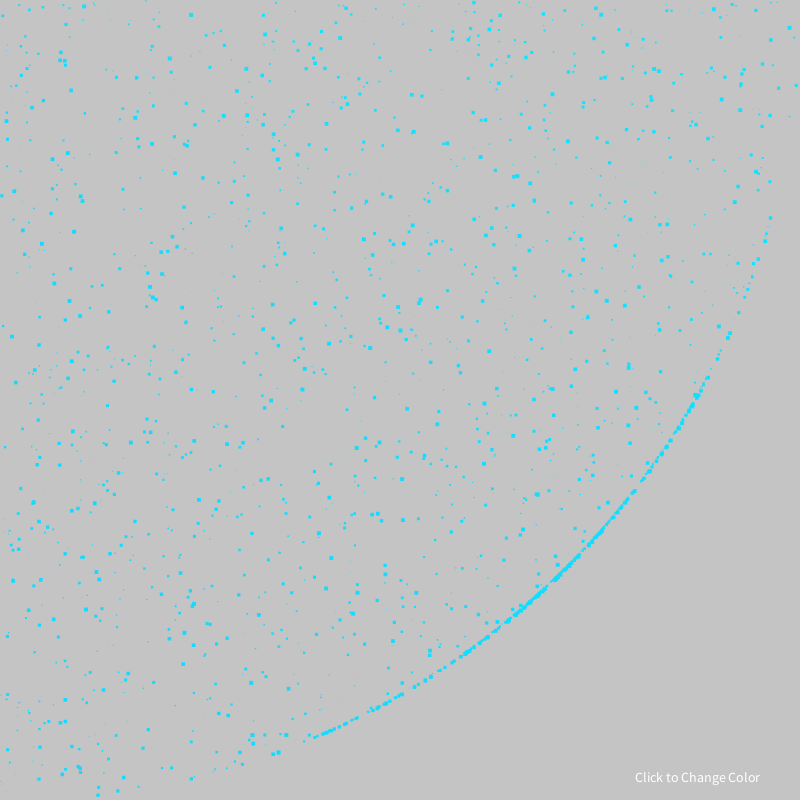
Frame 1 (no input)
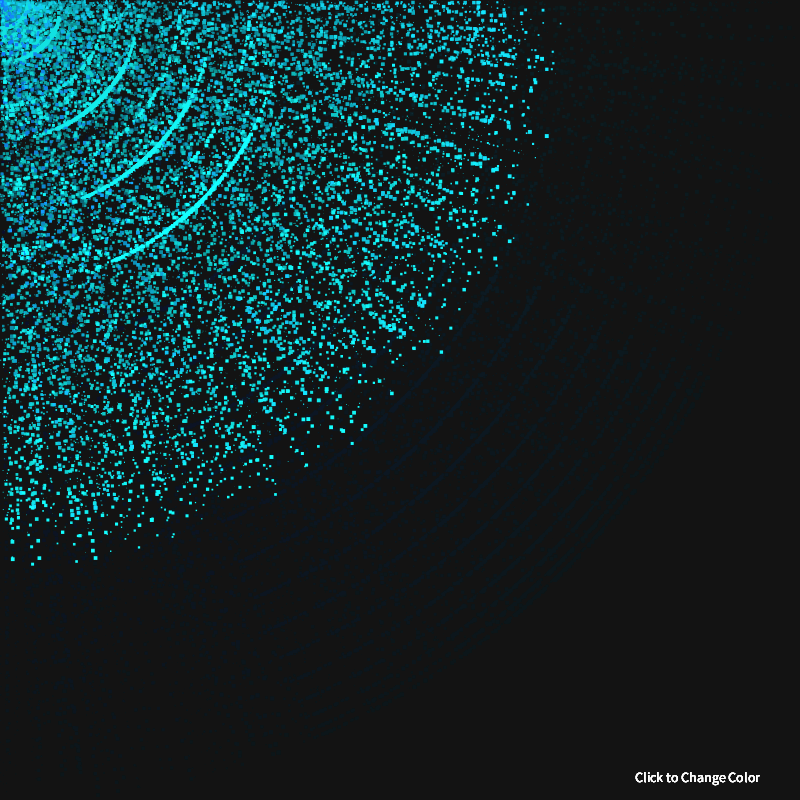
Frame 60 (the mouse pressed at the canvas centre just before this capture)
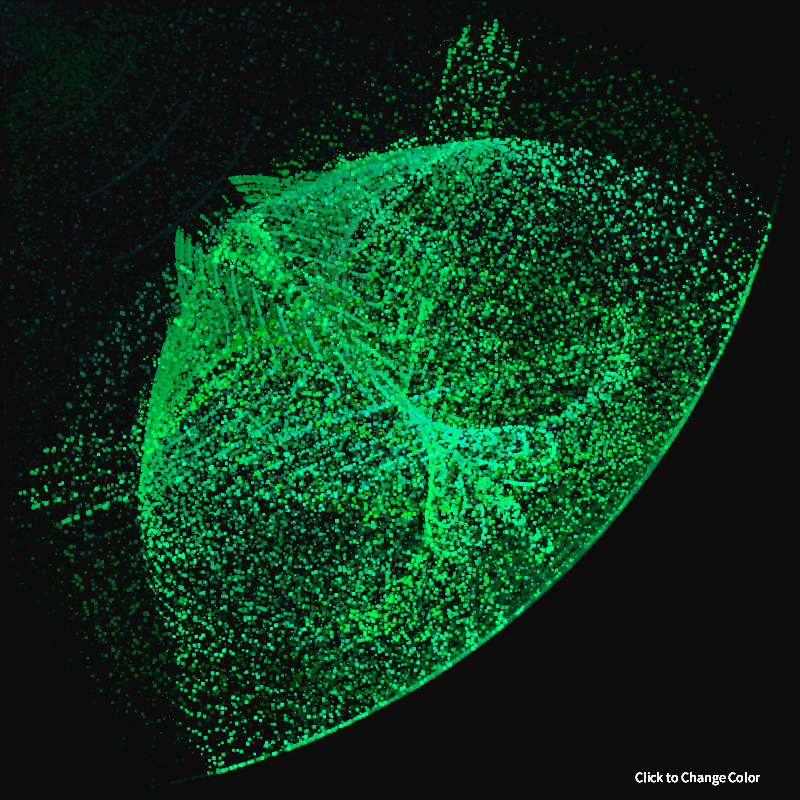
Frame 120 (the mouse held since frame 60 and released just before this capture)

The Processing sketch that drew these frames (run headless with seeded random() and noise(); from frame 60 on, the mouse is pressed at the canvas centre):

// Processing sketch: processing_173217
// ── processing_173217.pde

class NoiseWalker {

  int V = 0;
  int C = 0;
  float SIZE = random(0.001, 4);
  float time = random(0, 1000);
  PVector location = new PVector(0, 0);
  PVector velocity = new PVector(0, 0);
  PVector acceleration = new PVector(0, 0);
  PVector lastVect = new PVector(0, 0);

  NoiseWalker() {
    location.x = random(0, width);
    location.y = random(0, height);
  }

  void edges() {
    if (location.x <= 0 || location.x >= width) {
      velocity.x = -velocity.x;
    } else if (location.y <= 0 || location.y >= height) {
      velocity.y = -velocity.y;
    }
  }

  void ColorCount() {
    if (C <= 254) {
      C += 1;
    } else {
      C = 0;
    }
  }

  void render() {
    V += 1;
    time += 0.045;
    ColorCount();

    //acceleration.x += map(sin(noise(time)), 0, 1, -120, 120);
    //acceleration.y += map(noise(time), 0, 1, -120, 120);
    acceleration.limit(0.5);

    PVector mouse = new PVector(mouseX, mouseY);
    mouse.sub(location);
    //mouse.setMag(0.5);
    mouse.normalize();
    //mouse.mult(0.5);
    //mouse.setMag(1.5);
    acceleration = mouse;

    acceleration.add(mouse);
    acceleration.add(mouse);
    acceleration.add(mouse);

    //acceleration.mult(0.2);

    // Lower Magnitude in Acc makes Higher Viscocity
    acceleration.normalize();
    acceleration.mult(199);
    //acceleration.setMag(199);
    acceleration.limit(1.45);

    velocity.add(acceleration);
    velocity.add(acceleration);
    velocity.add(acceleration);
    location.add(velocity);

    location.limit(width);
    //location.limit(height);

    //edges();
    float cvalx = map(velocity.x, -60, 60, 0, 255);
    float cvaly = map(velocity.y, -60, 60, 0, 255);
    PVector test = PVector.div(velocity, cvaly);
    float testx = map(test.x, -60, 60, 0, 255);
    float testy = map(test.y, -60, 60, 0, 255);
    //fill(testx*testy/10, cvalx*cvaly/100+testy, cvalx);
    //fill(testx/1.9, cvalx*cvaly/100-testy/2, cvalx*0.9);
    colorMode(RGB);
    color blue_C = color(testx/testx*20, 100+cvaly, 255+cvalx);
    color green_C = color(100-cvaly, 155+cvaly, cvalx-20);
    color yellow_C = color(100+cvaly, 255+cvalx, testx/testx*20);
    color red_C  = color(255+cvalx, cvaly, testx/testx*20);

    if (STATE == 0) {
      fill(blue_C);
    } else if (STATE == 1) {
      fill(green_C);
    } else if (STATE == 2) {
      fill(yellow_C);
    } else if (STATE == 3) {
      fill(red_C);
    } else {
      colorMode(HSB);
      color CC = color(C, 255, 255);
      fill(CC);
    }

    //stroke(0);
    //strokeWeight(2);
    //line(location.x, location.y, lastVect.x, lastVect.y);
    //point(location.x, location.y);

    //ellipse(location.x, location.y, SIZE, SIZE);
    rect(location.x, location.y, SIZE, SIZE);

    //if (int(V) % 4 == 0) lastVect = location;
    //println(lastVect);
  }
}



int STATE = 0;
int AMT = 2100;
boolean MOTION_BLUR = true;
boolean PAUSED = false;

NoiseWalker[] noiseWalkers;

void setup() {
  noStroke();
  size(800, 800);
  noiseWalkers =  new NoiseWalker[AMT];
  for (int i=0; i < AMT; i++) {
    noiseWalkers[i] = new NoiseWalker();
  }
}

void draw() {

  if (MOTION_BLUR) {
    fill(0, 10);
  } else {
    fill(0);
  }
  rect(0, 0, width, height);

  for (int i=0; i < AMT; i++) {
    noiseWalkers[i].render();
  }

  fill(255);
  textSize(14);
  text("Click to Change Color", width-165, height-18);
}

void ChangeColorState() {
  if (STATE == 4) {
    STATE = 0;
  } else {
    STATE += 1;
  }
}

void mousePressed() {
  if (PAUSED) {
    unpause();
  } else {
    ChangeColorState();
  }
}

void unpause() {
  PAUSED = false;
  loop();
}

void pause () {
  PAUSED = true;
  noLoop();
}

void keyPressed() {
  // Motion Blur Switch
  if (keyCode == 77) {
    if (!MOTION_BLUR) {
      MOTION_BLUR = true;
    } else {
      MOTION_BLUR = false;
    }
  }
  // Pause
  if (keyCode == 80) {
    if (PAUSED) {
      unpause();
    } else {
      pause();
    }
  }
  // Color Change
  if (keyCode == 67) {
    ChangeColorState();
  }
  // Particle Count
  if (keyCode == UP) {
    AMT += 1000;
    setup();
  }
  if (keyCode == DOWN) {
    if (AMT >= 1000) {
      AMT -= 1000;
      setup();
    }
  }
}
